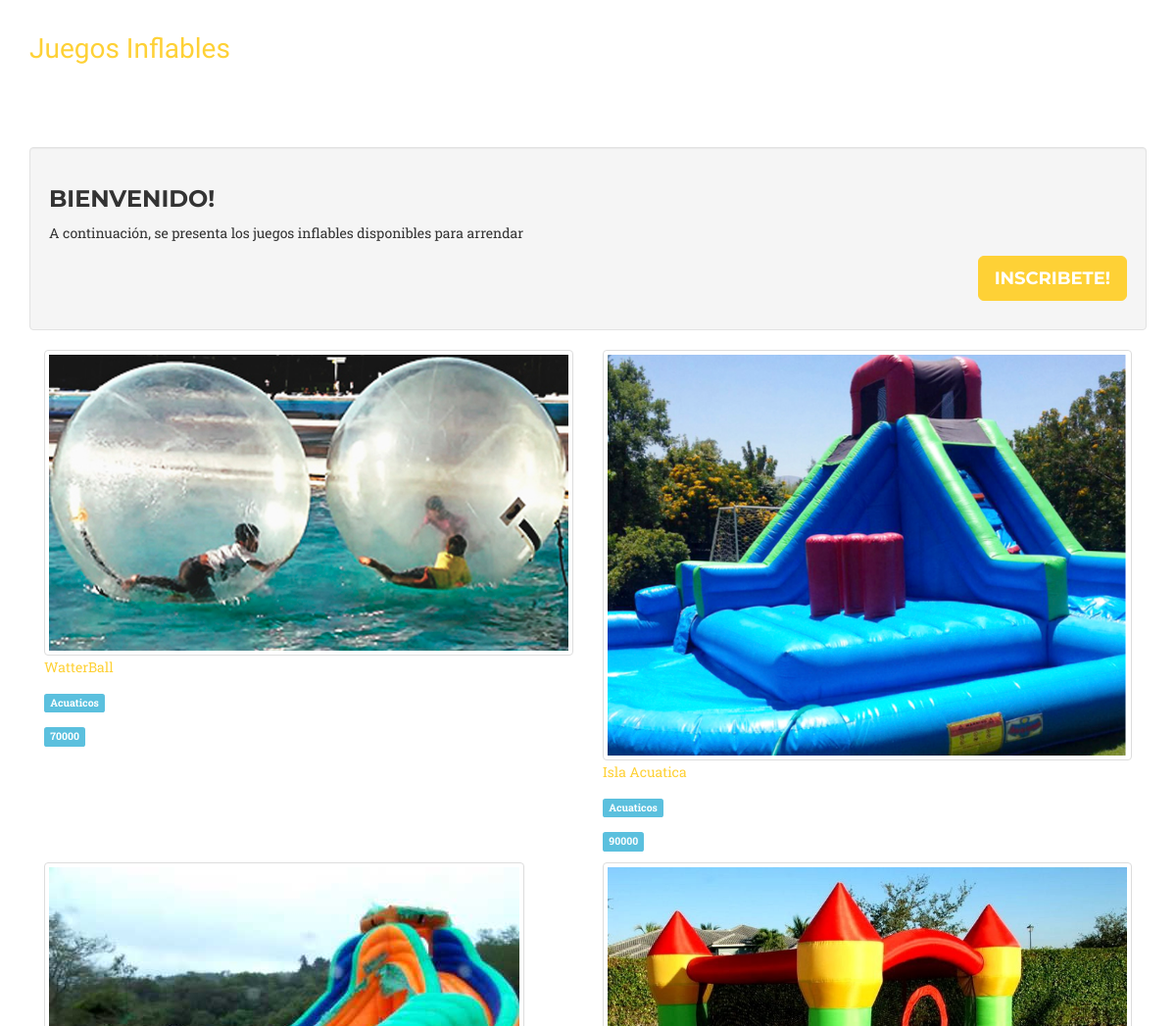
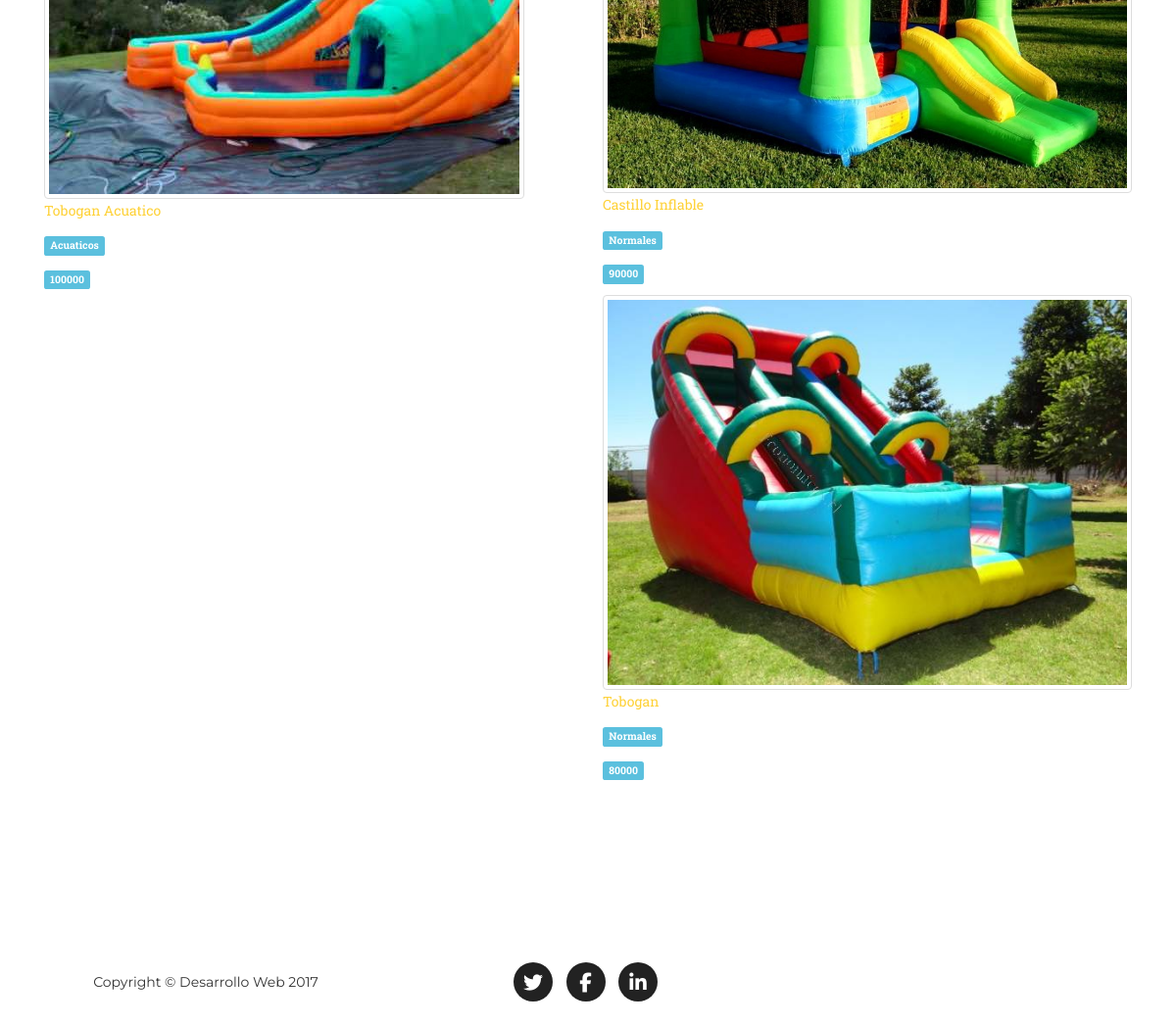
The page /noticia/list/ on the database its author committed (2 pictures, top to bottom).
### juegos/models.py (models this page shows, shortened)
class JuegosInflables(models.Model):
    name = models.CharField(max_length=20)
    precio = models.IntegerField()
    indicaciones = models.TextField()
    duracion = models.CharField(max_length=20)
    foto=models.ImageField()
    category = models.ForeignKey(Category)
    sort_order = models.IntegerField()
    created = models.DateTimeField(auto_now_add=True)
    modified = models.DateTimeField(auto_now=True)

class Category(models.Model):
    name = models.CharField(max_length=144)
    sort_order = models.IntegerField()
    created = models.DateTimeField(auto_now_add=True)
    modified = models.DateTimeField(auto_now=True)

### juegos/views.py (the view)
def noticia_list(request):
    data = {}
    data['object_list'] = JuegosInflables.objects.all().order_by('-created')
    template_name = 'noticia/noticia_list.html'
    return render(request, template_name, data)

### templates/noticia/noticia_list.html (shortened to what this page needs)
{% extends 'home.html' %}
{% block content %}
{% load staticfiles %}
<section>
    <div class="container">
      <div class="col-lg-12 col-sm-12">
        <div class="well row">
          <h3>Bienvenido!</h3>
          <p>A continuación, se presenta los juegos inflables disponibles para arrendar</p>
          <p class="text-right"><button class="btn btn-primary btn-lg">Inscribete!</button></p>
        </div>
        <div class="row">
          <div class="col-lg-12">
            <div class="row">
            {% for juegosinflables in object_list|slice:":6" %}
              <div class="col-xs-12 col-sm-6">
                <img src="{{ juegosinflables.foto.url }}" alt="" class="img-responsive img-thumbnail"  height="auto">
                <p><a href="{% url 'noticia_edit' juegosinflables.id %}">{{juegosinflables.name}}</a></p>
                <p><span class="label label-info">{{juegosinflables.category.name}}</span></p>
                <p><span class="label label-info">{{juegosinflables.precio}}</span></p>
              </div>
              {% endfor %}
            </div>
          </div>
        </div>
      </div>
    </div>
  </section>
  {% endblock %}

### templates/home.html (shortened to what this page needs)
{% load static %}
<!DOCTYPE html>
<html lang="es">
  <head>
    <link href="{% static 'css/bootstrap.min.css' %}" rel="stylesheet">
    <link href="//netdna.bootstrapcdn.com/twitter-bootstrap/2.3.2/css/bootstrap-combined.no-icons.min.css" rel="stylesheet">
    <link href="//netdna.bootstrapcdn.com/font-awesome/3.2.1/css/font-awesome.css" rel="stylesheet">
    <link href="{% static 'css/stylo.css' %}" rel="stylesheet">
  </head>
  <body id="page-top" class="index">
    <nav id="mainNav" class="navbar navbar-default navbar-custom navbar-fixed-top">
        <div class="container">
            <div class="navbar-header page-scroll">
                <a class="navbar-brand page-scroll" href="#page-top">Juegos Inflables</a>
            </div>
            <div class="collapse navbar-collapse" id="bs-example-navbar-collapse-1">
                <ul class="nav navbar-nav navbar-right">
                    <li>
                        <a class="page-scroll" href="#services">Servicos</a>
                    </li>
                    <li>
                        <a class="page-scroll" href="#portfolio">Juegos</a>
                    </li>
                    <li>
                        <a class="page-scroll" href="#contact">Contacto</a>
                    </li>
                </ul>
            </div>
        </div>
    </nav>
    {% block content %}
    {% endblock %}
   <footer>
        <div class="container">
            <div class="row">
                <div class="col-md-4">
                    <span class="copyright">Copyright &copy; Desarrollo Web 2017</span>
                </div>
                <div class="col-md-4">
                    <ul class="list-inline social-buttons">
                        <li><a href="#"><i class="fa fa-twitter"></i></a>
                        </li>
                        <li><a href="#"><i class="fa fa-facebook"></i></a>
                        </li>
                        <li><a href="#"><i class="fa fa-linkedin"></i></a>
                        </li>
                    </ul>
                </div>
            </div>
        </div>
    </footer>
</body>
</html>

### static/css/stylo.css (style rules this page uses)
body { overflow-x: hidden; font-family: "Roboto Slab", "Helvetica Neue", Helvetica, Arial, sans-serif; }
p { font-size: 14px; line-height: 1.75; }
a, a:hover, a:focus, a:active, a.active { outline: none; }
a { color: #fed136; }
h1, h2, h3, h4, h5, h6 { font-family: "Montserrat", "Helvetica Neue", Helvetica, Arial, sans-serif; text-transform: uppercase; font-weight: 700; }
.btn-primary { color: white; background-color: #fed136; border-color: #fed136; font-family: "Montserrat", "Helvetica Neue", Helvetica, Arial, sans-serif; text-transform: uppercase; font-weight: 700; }
.navbar-custom { background-color: #222222; border-color: transparent; }
.navbar-custom .navbar-brand { color: #fed136; font-family: "Kaushan Script", "Helvetica Neue", Helvetica, Arial, cursive; }
.navbar-custom .navbar-collapse { border-color: rgba(255, 255, 255, 0.02); }
.navbar-custom .nav li a { font-family: "Montserrat", "Helvetica Neue", Helvetica, Arial, sans-serif; text-transform: uppercase; font-weight: 400; letter-spacing: 1px; color: white; }
@media (min-width: 768px) { .navbar-custom { background-color: transparent; padding: 25px 0; -webkit-transition: padding 0.3s; -moz-transition: padding 0.3s; transition: padding 0.3s; border: none; } }
@media (min-width: 768px) { .navbar-custom .navbar-brand { font-size: 2em; -webkit-transition: all 0.3s; -moz-transition: all 0.3s; transition: all 0.3s; } }
section { padding: 100px 0; }
@media (min-width: 768px) { section { padding: 150px 0; } }
footer { padding: 25px 0; text-align: center; }
footer span.copyright { line-height: 40px; font-family: "Montserrat", "Helvetica Neue", Helvetica, Arial, sans-serif; text-transform: uppercase; text-transform: none; }
ul.social-buttons { margin-bottom: 0; }
ul.social-buttons li a { display: block; background-color: #222222; height: 40px; width: 40px; border-radius: 100%; font-size: 20px; line-height: 40px; color: white; outline: none; -webkit-transition: all 0.3s; -moz-transition: all 0.3s; transition: all 0.3s; }
body { webkit-tap-highlight-color: #fed136; }

### rows shown on the page
JuegosInflables: foto (picture), name "WatterBall", category.name "Acuaticos", precio "70000"
JuegosInflables: foto (picture), name "Isla Acuatica", category.name "Acuaticos", precio "90000"
JuegosInflables: foto (picture), name "Tobogan Acuatico", category.name "Acuaticos", precio "100000"
JuegosInflables: foto (picture), name "Castillo Inflable", category.name "Normales", precio "90000"
JuegosInflables: foto (picture), name "Tobogan", category.name "Normales", precio "80000"
